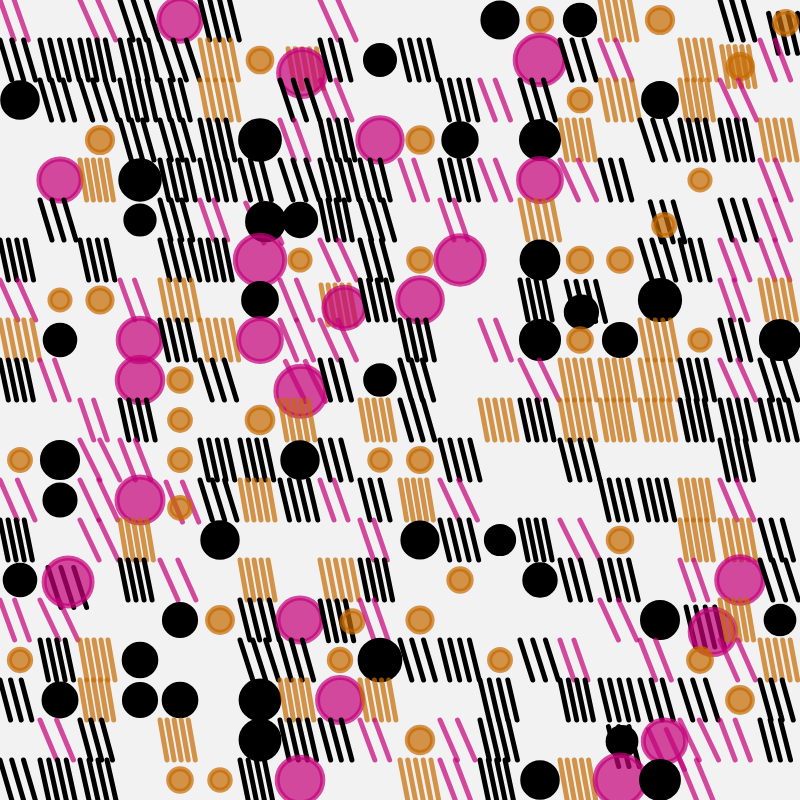
Frame 1 (no input)
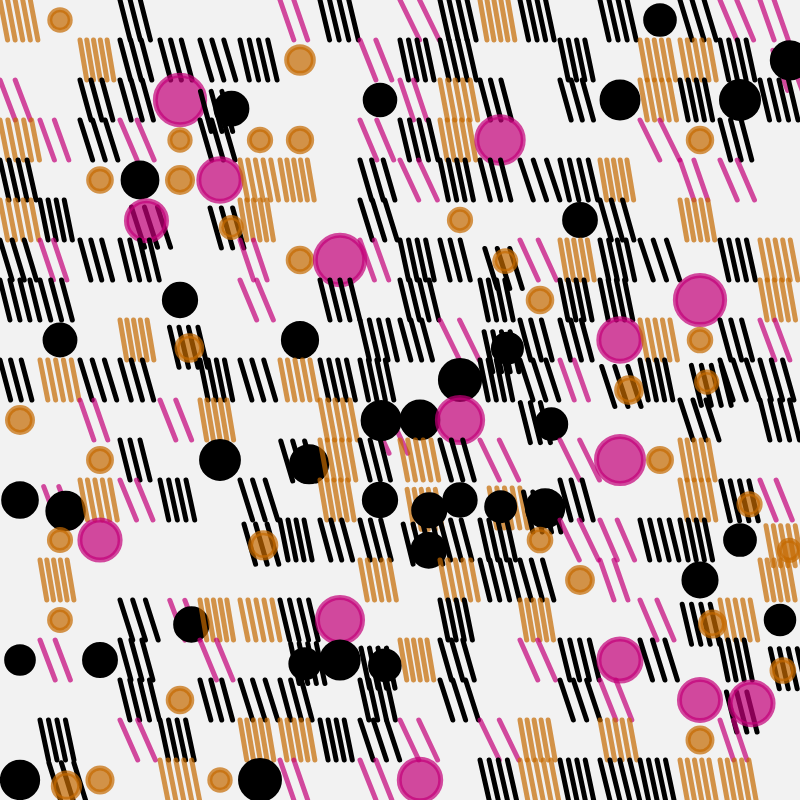
Frame 2 (the mouse pressed at the canvas centre, redrawn once)

The p5.js sketch that drew these frames (run headless with seeded random() and noise() and a simulated clock; the mouse was pressed at the canvas centre and the sketch redrawn once):

// p5.js sketch
// ── sketch.js
let canvas
let gridXAmount = 20
let gridYAmount = 20
let tileWidth
let tileHeight
let color1
let color2

function setup() {
  createCanvas(800, 800);
  tileWidth = height / gridXAmount
  tileHeight = width / gridYAmount
  colorMode(HSB, 360, 100, 100, 100);
  color1 = color(0, 0, 0, 100);
  color2 = color(323, 100, 77, 70);
  color3 = color(32, 100, 77, 70);
  color4 = color(223, 100, 77, 100);
  frameRate(10)
  noLoop()
}

function draw() {
  background(0, 0, 95, 100)
  strokeWeight(5)
  for (let i = 0; i < gridXAmount; i++) {
    for (let j = 0; j < gridYAmount; j++) {
      formRoulette(tileWidth * (i), tileHeight * (j))
    }
  }
}

function formRoulette(x, y) {
  let chance1 = 0.5
  let chance2 = 3
  let chance3 = 8
  let totalchance = 10
  let take = random(0, totalchance)
  if (take <= chance1) {
    let offsetX = random(tileWidth/3)
    let offsetY = random(tileHeight/3)
    form1(x+offsetX, y+offsetY);
    offsetX = random(tileWidth/3)
    offsetY = random(tileHeight/3)
    form2(x+offsetX, y+offsetY);
  } else if (take > chance1 && take <= chance2) {

  } else if (take > chance2 && take <= chance3) {
    form1(x, y)
  } else if (take > chance3 && take <= totalchance) {
    form2(x, y)
  }
}

function form1(x, y) {
  let amount = random(1, 5)
  if (amount < 2) {
    stroke(color2)
  } else if (amount > 4) {
    stroke(color3)
  } else {
    stroke(color1)
  }
  for (let i = 0; i < amount; i++) {
    line(x + tileWidth / (amount + 1) * i, y, x + tileWidth / (amount + 1) * (i + 1), y + tileHeight)
  }
}

function form2(x, y) {
  let size = random(0.8, 2)
  if (size < 1) {
    stroke(color2)
    fill(color2)
  } else if (size > 1.5) {
    stroke(color3)
    fill(color3)
  } else {
    stroke(color1)
    fill(color1)
  }
  ellipse(x + tileWidth / 2, y + tileHeight / 2, tileWidth / size, tileHeight / size)
}
